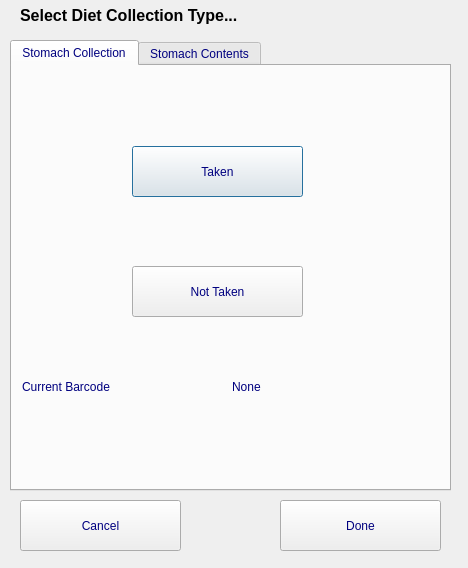
<?xml version="1.0" encoding="UTF-8"?>
<ui version="4.0">
 <class>Dialog</class>
 <widget class="QDialog" name="Dialog">
  <property name="geometry">
   <rect>
    <x>0</x>
    <y>0</y>
    <width>468</width>
    <height>568</height>
   </rect>
  </property>
  <property name="windowTitle">
   <string>Stomachs</string>
  </property>
  <widget class="QTabWidget" name="tw_stom_type">
   <property name="geometry">
    <rect>
     <x>10</x>
     <y>40</y>
     <width>441</width>
     <height>451</height>
    </rect>
   </property>
   <property name="styleSheet">
    <string notr="true">color: rgb(0, 0, 127);
font: 18pt &quot;Calibri&quot;;</string>
   </property>
   <property name="currentIndex">
    <number>0</number>
   </property>
   <widget class="QWidget" name="collect">
    <attribute name="title">
     <string>Stomach Collection</string>
    </attribute>
    <widget class="QPushButton" name="pb_taken">
     <property name="geometry">
      <rect>
       <x>120</x>
       <y>80</y>
       <width>171</width>
       <height>51</height>
      </rect>
     </property>
     <property name="text">
      <string>Taken</string>
     </property>
    </widget>
    <widget class="QPushButton" name="pb_not_taken">
     <property name="geometry">
      <rect>
       <x>120</x>
       <y>200</y>
       <width>171</width>
       <height>51</height>
      </rect>
     </property>
     <property name="text">
      <string>Not Taken</string>
     </property>
    </widget>
    <widget class="QLabel" name="label_4">
     <property name="geometry">
      <rect>
       <x>10</x>
       <y>300</y>
       <width>191</width>
       <height>41</height>
      </rect>
     </property>
     <property name="styleSheet">
      <string notr="true">font: 14pt &quot;Calibri&quot;;</string>
     </property>
     <property name="text">
      <string>Current Barcode</string>
     </property>
    </widget>
    <widget class="QLabel" name="l_cur_code">
     <property name="geometry">
      <rect>
       <x>220</x>
       <y>300</y>
       <width>191</width>
       <height>41</height>
      </rect>
     </property>
     <property name="styleSheet">
      <string notr="true">font: 14pt &quot;Calibri&quot;;</string>
     </property>
     <property name="text">
      <string>None</string>
     </property>
    </widget>
   </widget>
   <widget class="QWidget" name="contents">
    <attribute name="title">
     <string>Stomach Contents</string>
    </attribute>
    <widget class="QPushButton" name="pb_not_taken_2">
     <property name="geometry">
      <rect>
       <x>20</x>
       <y>10</y>
       <width>391</width>
       <height>61</height>
      </rect>
     </property>
     <property name="text">
      <string>Can't be sampled</string>
     </property>
    </widget>
    <widget class="QPushButton" name="pb_sp_1">
     <property name="geometry">
      <rect>
       <x>20</x>
       <y>210</y>
       <width>261</width>
       <height>51</height>
      </rect>
     </property>
     <property name="text">
      <string>Species 1</string>
     </property>
    </widget>
    <widget class="QPushButton" name="pb_sp_2">
     <property name="geometry">
      <rect>
       <x>20</x>
       <y>280</y>
       <width>261</width>
       <height>51</height>
      </rect>
     </property>
     <property name="text">
      <string>Species 2</string>
     </property>
    </widget>
    <widget class="QPushButton" name="pb_sp_3">
     <property name="geometry">
      <rect>
       <x>20</x>
       <y>350</y>
       <width>261</width>
       <height>51</height>
      </rect>
     </property>
     <property name="text">
      <string>Species 3</string>
     </property>
    </widget>
    <widget class="QPushButton" name="pb_overall">
     <property name="geometry">
      <rect>
       <x>240</x>
       <y>100</y>
       <width>171</width>
       <height>51</height>
      </rect>
     </property>
     <property name="styleSheet">
      <string notr="true">background-color: rgb(255, 255, 255);</string>
     </property>
     <property name="text">
      <string>Overall Weight</string>
     </property>
    </widget>
    <widget class="QLabel" name="label">
     <property name="geometry">
      <rect>
       <x>305</x>
       <y>180</y>
       <width>51</width>
       <height>21</height>
      </rect>
     </property>
     <property name="styleSheet">
      <string notr="true">font: 10pt &quot;Calibri&quot;;</string>
     </property>
     <property name="text">
      <string>Volume</string>
     </property>
    </widget>
    <widget class="QLabel" name="label_3">
     <property name="geometry">
      <rect>
       <x>90</x>
       <y>110</y>
       <width>121</width>
       <height>41</height>
      </rect>
     </property>
     <property name="styleSheet">
      <string notr="true">font: 14pt &quot;Calibri&quot;;</string>
     </property>
     <property name="text">
      <string>Overall Weight</string>
     </property>
    </widget>
    <widget class="QPushButton" name="pb_vol_3">
     <property name="geometry">
      <rect>
       <x>300</x>
       <y>350</y>
       <width>71</width>
       <height>51</height>
      </rect>
     </property>
     <property name="styleSheet">
      <string notr="true">background-color: rgb(255, 255, 255);</string>
     </property>
     <property name="text">
      <string>Vol 3</string>
     </property>
    </widget>
    <widget class="QPushButton" name="pb_vol_2">
     <property name="geometry">
      <rect>
       <x>300</x>
       <y>280</y>
       <width>71</width>
       <height>51</height>
      </rect>
     </property>
     <property name="styleSheet">
      <string notr="true">background-color: rgb(255, 255, 255);</string>
     </property>
     <property name="text">
      <string>Vol 2</string>
     </property>
    </widget>
    <widget class="QPushButton" name="pb_vol_1">
     <property name="geometry">
      <rect>
       <x>300</x>
       <y>210</y>
       <width>71</width>
       <height>51</height>
      </rect>
     </property>
     <property name="styleSheet">
      <string notr="true">background-color: rgb(255, 255, 255);</string>
     </property>
     <property name="text">
      <string>Vol 1</string>
     </property>
    </widget>
    <widget class="QPushButton" name="pb_code_1">
     <property name="enabled">
      <bool>true</bool>
     </property>
     <property name="geometry">
      <rect>
       <x>390</x>
       <y>210</y>
       <width>41</width>
       <height>51</height>
      </rect>
     </property>
     <property name="styleSheet">
      <string notr="true">background-color: rgb(255, 255, 255);</string>
     </property>
     <property name="text">
      <string>sp_code</string>
     </property>
    </widget>
    <widget class="QPushButton" name="pb_code_3">
     <property name="enabled">
      <bool>true</bool>
     </property>
     <property name="geometry">
      <rect>
       <x>390</x>
       <y>350</y>
       <width>41</width>
       <height>51</height>
      </rect>
     </property>
     <property name="styleSheet">
      <string notr="true">background-color: rgb(255, 255, 255);</string>
     </property>
     <property name="text">
      <string>sp_code</string>
     </property>
    </widget>
    <widget class="QPushButton" name="pb_code_2">
     <property name="enabled">
      <bool>true</bool>
     </property>
     <property name="geometry">
      <rect>
       <x>390</x>
       <y>280</y>
       <width>41</width>
       <height>51</height>
      </rect>
     </property>
     <property name="styleSheet">
      <string notr="true">background-color: rgb(255, 255, 255);</string>
     </property>
     <property name="text">
      <string>sp_code</string>
     </property>
    </widget>
   </widget>
  </widget>
  <widget class="QLabel" name="label_2">
   <property name="geometry">
    <rect>
     <x>20</x>
     <y>0</y>
     <width>401</width>
     <height>31</height>
    </rect>
   </property>
   <property name="font">
    <font>
     <pointsize>12</pointsize>
     <weight>75</weight>
     <bold>true</bold>
    </font>
   </property>
   <property name="text">
    <string>Select Diet Collection Type...</string>
   </property>
  </widget>
  <widget class="QPushButton" name="pb_done">
   <property name="geometry">
    <rect>
     <x>280</x>
     <y>500</y>
     <width>161</width>
     <height>51</height>
    </rect>
   </property>
   <property name="styleSheet">
    <string notr="true">color: rgb(0, 0, 127);
font: 16pt &quot;Calibri&quot;;</string>
   </property>
   <property name="text">
    <string>Done</string>
   </property>
  </widget>
  <widget class="QPushButton" name="pb_cancel">
   <property name="geometry">
    <rect>
     <x>20</x>
     <y>500</y>
     <width>161</width>
     <height>51</height>
    </rect>
   </property>
   <property name="styleSheet">
    <string notr="true">color: rgb(0, 0, 127);
font: 16pt &quot;Calibri&quot;;</string>
   </property>
   <property name="text">
    <string>Cancel</string>
   </property>
  </widget>
 </widget>
 <resources/>
 <connections/>
</ui>
